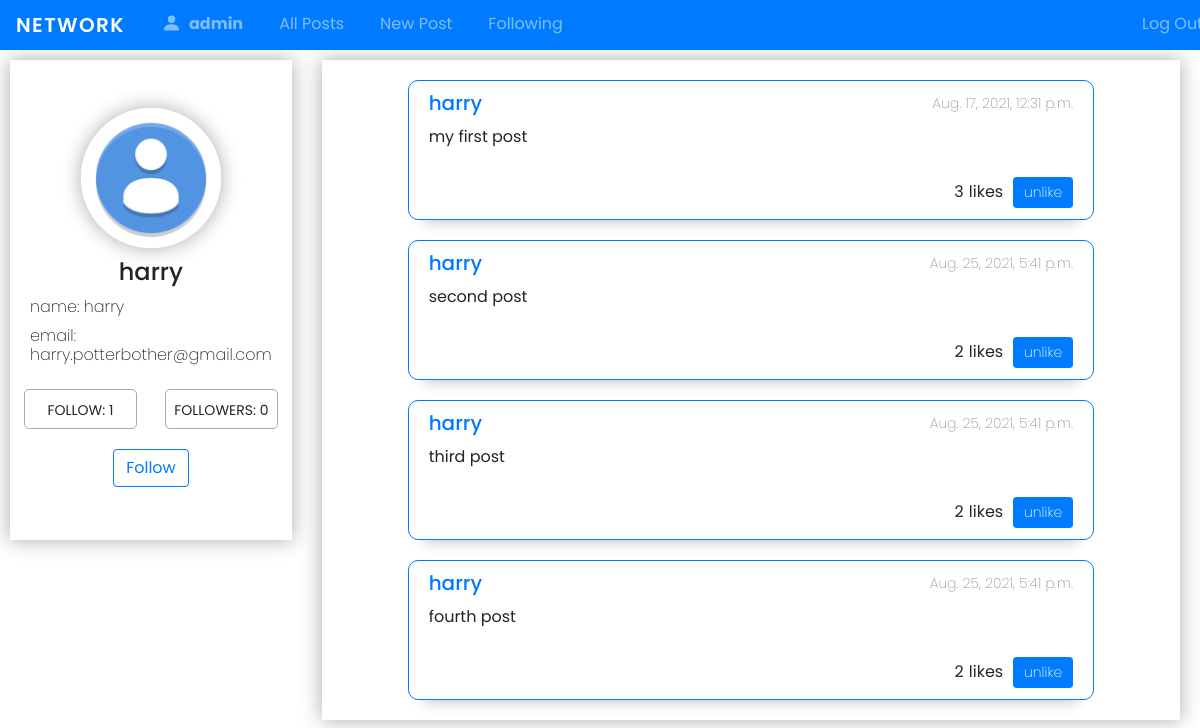
Page /user_info/7/ (signed in) on the earlier database version.
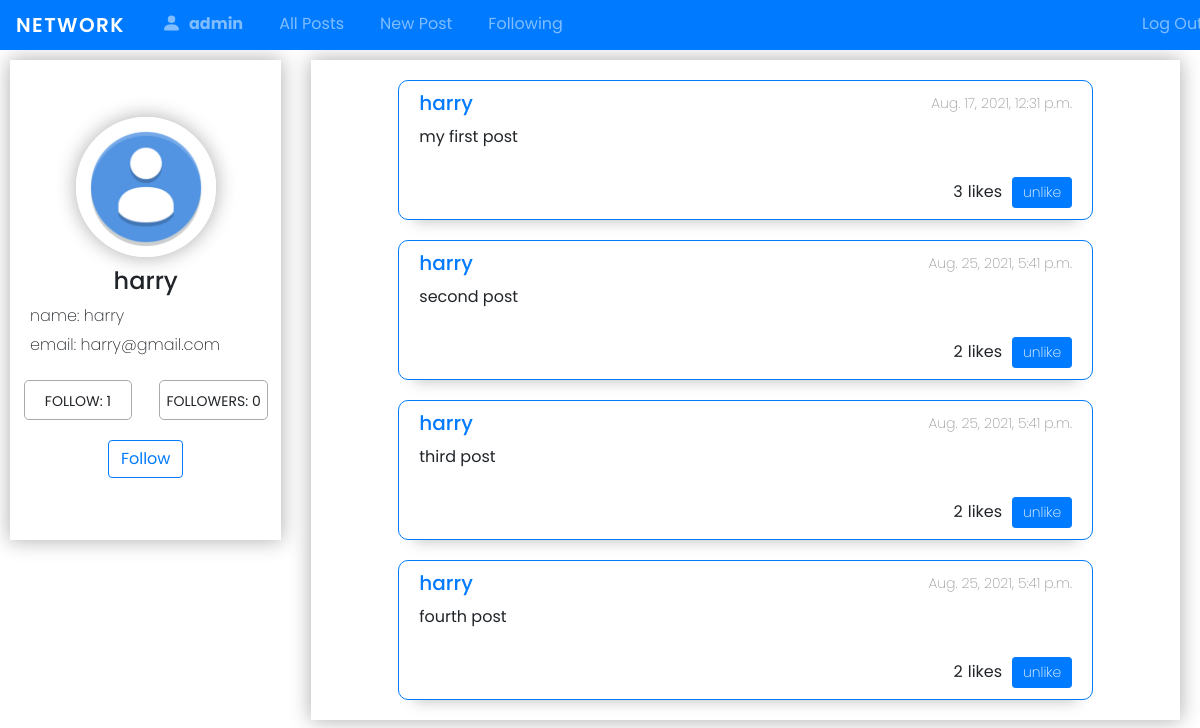
Same page on the later database version.
### network/models.py (models this page shows, shortened)
class User(AbstractUser):
    image = models.ImageField(upload_to='images',  default='images/user.png')
    following = models.ManyToManyField(
        "self", blank=True, related_name="followers", symmetrical=False
    )
    def __str__(self):
        return f"{self.username}"

class Post(models.Model):
    user = models.ForeignKey("User", on_delete=models.CASCADE)
    text = models.TextField(max_length=500)
    timestamp = models.DateTimeField(auto_now_add=True)
    liked = models.ManyToManyField(User, blank=True, related_name='likes')
    def total_likes(self):
        return self.liked.all().count()

### network/views.py (the view)
# urls.py: path("user_info/<int:id>/", views.user_info, name="user_info"),
@login_required
def user_info(request, id):
    userID = request.user.id
    user = User.objects.get(id=id)
    posts = Post.objects.filter(user=user)
    paginator = Paginator(posts, 10)
    page_number = request.GET.get('page')
    page_obj = paginator.get_page(page_number)
    followers = user.followers.count()
    follow = user.following.count()
    usersShow = user.following.all()
    return render(request, "network/user_info.html", {
        'user_id': id,
        'userInfo': user,
        'posts': page_obj,
        'followers': followers,
        'follow': follow,
        'users': usersShow,
        'id': userID
    })

### network/templates/network/user_info.html (shortened to what this page needs)
{% extends "network/layout.html" %}
{% block body %}
<div class="user-info-container">
    <div class="user-info-wrapper">
        <img class="user-info-item" id="user-img" src='../../static/images/user.png' alt="">
        <h4 class="user-info-item">{{userInfo}}</h4>
        <h6 class="user-info-item">name: <span>{{userInfo}}</span></h6>
        <h6 class="user-info-item">email: <span>{{userInfo.email}}</span></h6>
        <div class="user-info-followers">
            <div class="followers">FOLLOW: {{followers}}</div>
            <div class="following">FOLLOWERS: {{follow}}</div>
        </div>
        {% if user.is_authenticated %}
        {% if user.id != userInfo.id %}
        {% if user in userInfo.following.all %}
        <a class="add" href="{% url 'followers' id=userInfo.id %}">
            <button class="btn btn-outline-primary">Unfollow</button>
        </a>
        {% else %}
        <a class="add" href="{% url 'followers' id=userInfo.id %}">
            <button class="btn btn-outline-primary">Follow</button>
        </a>
        {% endif %}
        {% endif %}
        {% endif %}
    </div>
    <div class="user-info-body">
        {% for post in posts %}
        <div class="post-body">
            <div class="post-body-header">
                <a href="{% url 'user_info' post.user.id %}">
                    <h5>{{post.user}}</h5>
                </a>
                <p>{{post.timestamp}}</p>
            </div>
            <p class="post-body-text">{{post.text}}</p>
            <div class="post-buttons">
                <div class="post-likes">
                    <div class="post-body-likes like-count{{post.id}}">{{post.total_likes}}</div>
                    <div>likes</div>
                </div>
                <form action="{% url 'like-post-view' %}" method="POST" class="like-form" id="{{post.id}}">
                    {% if user.is_authenticated %}
                    <button id="like-btn" class="like-btn{{post.id}} btn btn-primary btn-sm" type="submit">
                        {% if user not in post.liked.all %}
                        like
                        {% else %}
                        unlike
                        {% endif %}
                    </button>
                    {% endif %}
                </form>
            </div>
        </div>
        {% empty %}
        <h2 id="post-body-empty">You don't have any post yet</h2>
        {% endfor %}
    </div>
</div>
{% endblock %}

### network/templates/network/layout.html (shortened to what this page needs)
{% load static %}
<!DOCTYPE html>
<html lang="en">
<head>
    <link rel="stylesheet" href="https://stackpath.bootstrapcdn.com/bootstrap/4.4.1/css/bootstrap.min.css"
>
    <link rel="stylesheet" href="https://cdn.jsdelivr.net/npm/bootstrap-icons@1.5.0/font/bootstrap-icons.css">
    <link href="{% static 'network/styles.css' %}" rel="stylesheet">
</head>
<body>
    <nav class="navbar navbar-expand-md navbar-dark bg-primary">
        <a class="navbar-brand" href="#">Network</a>
        <div>
            <ul class="navbar-nav mr-auto">
                {% if user.is_authenticated %}
                <li class="nav-item">
                    <a class="nav-link" href="{% url 'user_info' user.id %}"><svg xmlns="http://www.w3.org/2000/svg"
                            width="16" height="16" fill="currentColor" class="bi bi-person-fill" viewBox="0 0 16 16">
                            <path d="M3 14s-1 0-1-1 1-4 6-4 6 3 6 4-1 1-1 1H3zm5-6a3 3 0 1 0 0-6 3 3 0 0 0 0 6z" />
                        </svg><strong>{{user.username}}</strong></a>
                </li>
                {% endif %}
                <div class="navbar-body">
                    <li class="nav-item">
                        <a class="nav-link" href="{% url 'index' %}">All Posts</a>
                    </li>
                </div>
                {% if user.is_authenticated %}
                <div class="navbar-body">
                    <li class="nav-item">
                        <a class="nav-link" href="{% url 'newpost' %}">New Post</a>
                    </li>
                </div>
                <div class="navbar-body">
                    <li class="nav-item">
                        <a class="nav-link" href="{% url 'following' user.id %}">Following</a>
                    </li>
                </div>
                <li class="nav-item">
                    <a class="nav-link" href="{% url 'logout' %}">Log Out</a>
                </li>
                {% endif %}
            </ul>
        </div>
    </nav>
    <div class="body">
        {% block body %}
        {% endblock %}
    </div>
</body>
</html>

### network/static/network/styles.css (style rules this page uses)
*, *::after, *::before { margin: 0; padding: 0; box-sizing: border-box; font-family: 'Poppins', sans-serif; }
body { overflow-x: hidden; }
.navbar { width: 100%; height: 50px; }
.navbar-brand { text-transform: uppercase; font-weight: 600; letter-spacing: 1.4px; }
.navbar-nav { display: flex; width: 90vw; }
.navbar-body:last-of-type { flex: 1; }
.nav-item { padding: 0 10px; }
.nav-link > svg { width: 25px; height: 25px; margin-right: 5px; padding-bottom: 5px; }
.post-body { width: 80%; border: 1px solid #007bff; border-radius: 10px; margin: 20px auto; -webkit-box-shadow: 0px 17px 14px -16px rgba(0,0,0,0.25); box-shadow: 0px 17px 14px -16px rgba(0,0,0,0.25); }
.post-body-header { display: flex; justify-content: space-between; align-items: center; padding: 10px 20px; }
.post-body-header > a { text-decoration: none; }
.post-body-header > a > h5 { margin-bottom: 0; }
.post-body-header > p { font-size: 14px; font-weight: 200; color: #999; margin-bottom: 0; }
.post-body-text { font-size: 16px; padding: 0 20px; width: 90%; }
.post-likes { display: flex; align-items: center; margin-right: 10px; flex: 1; font-weight: 400; }
.post-body-likes { width: 35%; margin-left: auto; margin-right: 0; padding: 5px 5px 5px 15px; text-align: right; }
.post-buttons { display: flex; padding: 10px 20px; align-items: center; justify-content: flex-end; }
#like-btn { width: 60px !important; font-weight: 200 !important; }
.user-info-container { display: flex; }
.user-info-body { width: 80%; margin: 10px 20px; -webkit-box-shadow: 0px 0px 19px 1px rgba(0,0,0,0.3); box-shadow: 0px 0px 19px 1px rgba(0,0,0,0.3); }
.user-info-wrapper { width: 25%; height: 60vh; margin: 10px; display: flex; flex-direction: column; justify-content: center; align-items: center; -webkit-box-shadow: 0px 0px 19px 1px rgba(0,0,0,0.3); box-shadow: 0px 0px 19px 1px rgba(0,0,0,0.3); }
.user-info-wrapper h6 { width: 100%; padding-left: 20px; padding-right: 20px; text-align: left; font-weight: 200; }
.user-info-wrapper h6 span { display: inline-block; text-align: center; }
.user-info-item { margin: 5px 0; }
.user-info-followers { width: 100%; margin-top: 20px; display: flex; justify-content: space-around; align-items: center; }
.followers, .following { width: 40%; height: 40px; line-height: 40px; font-size: 14px; text-align: center; border: 1px solid #aaa; border-radius: 5px; }
#user-img { width: 140px; height: 140px; padding: 5px; object-fit: cover; border-radius: 50%; border: 2px solid #fff; -webkit-box-shadow: 0px 0px 19px 1px rgba(0,0,0,0.3); box-shadow: 0px 0px 19px 1px rgba(0,0,0,0.3); }
.add { margin: 20px 0 10px; }

Differences in the rows shown:
changed User "harry": email "harry.potterbother@gmail.com" → "harry@gmail.com"
